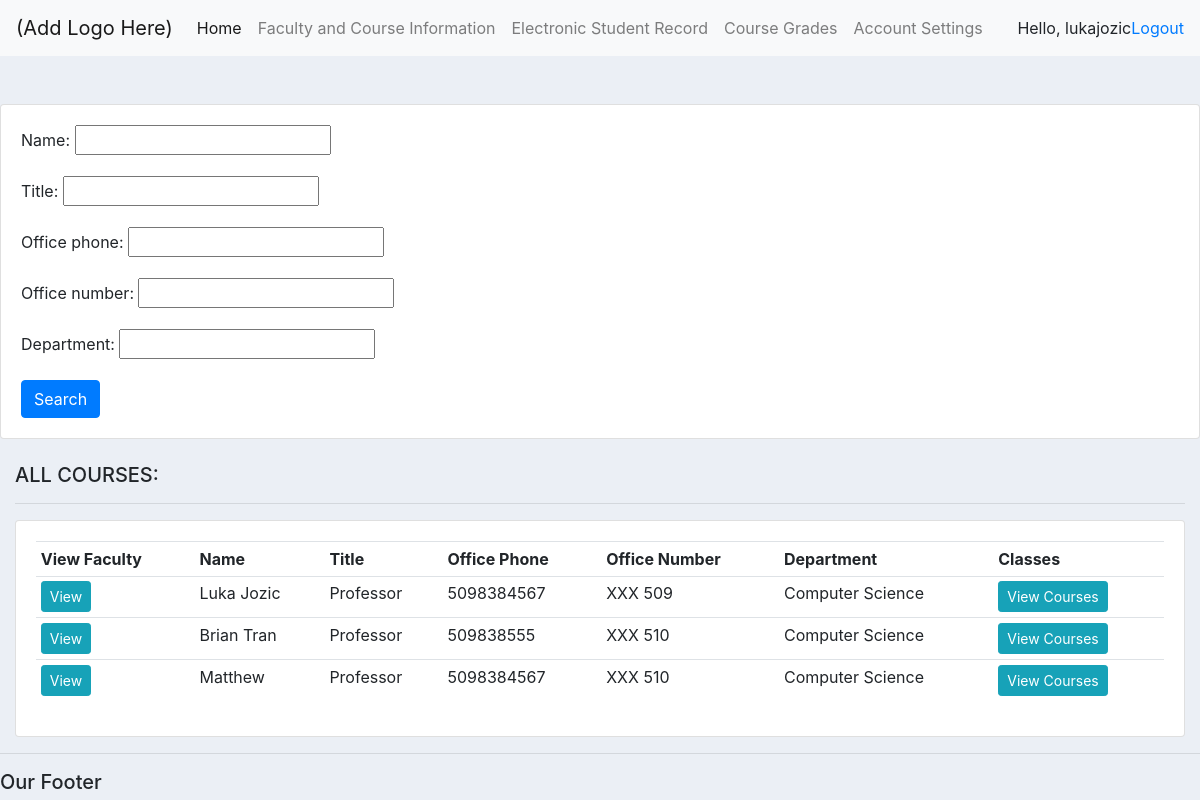
/faculty_course_info/ (signed in), run on the app's committed database.
### school/models.py (models this page shows, shortened)
class Faculty(models.Model):
    user = models.OneToOneField(User, null=True, on_delete=models.CASCADE)
    name = models.CharField(max_length=200, null=True)
    title = models.CharField(max_length=200, null=True)
    office_phone = models.CharField(max_length=200, null=True)
    office_number = models.CharField(max_length=200, null=True)
    office_hours = models.CharField(max_length=200, null=True)
    department = models.CharField(max_length=200, null=True)

### school/views.py (the view)
# urls.py: path('faculty_course_info/', views.faculty_course_info, name='faculty_course_info'),
@login_required(login_url='login')
def faculty_course_info(request):
    faculty_members = Faculty.objects.all()
    my_filter = FacultyFilter(request.GET, queryset=faculty_members)
    faculty_members = my_filter.qs
    context = {'faculty_members': faculty_members,
               'filter': my_filter
               }
    return render(request, 'school/faculty_course_info.html', context)

### school/templates/school/faculty_course_info.html
{% extends 'school/main.html' %}
{% block content %}
<br>
<br>
<div class="row">
	<div class="col">
		<div class="card card-body">
			<form method="get">
			{{filter.form.as_p}}
		    <button class="btn btn-primary" type="submit">Search</button>
		  </form>
		</div>
	</div>
</div>
<br>
<div class="col-md-12">
		<h5>ALL COURSES:</h5>
		<hr>
		<div class="card card-body">
			<table class="table table-sm">
				<tr>
					<th>View Faculty</th>
					<th>Name</th>
					<th>Title</th>
					<th>Office Phone</th>
					<th>Office Number</th>
					<th>Department</th>
                    <th>Classes</th>
				</tr>
				{% for faculty in faculty_members %}
					<tr>
						<td><a class="btn btn-sm btn-info" href="">View</a></td>
						<td>{{faculty.name}}</td>
						<td>{{faculty.title}}</td>
						<td>{{faculty.office_phone}}</td>
						<td>{{faculty.office_number}}</td>
                        <td>{{faculty.department}}</td>
						<td><a class="btn btn-sm btn-info" href="">View Courses</a></td>
					</tr>
				{% endfor %}
			</table>
		</div>
	</div>
{% endblock %}

### school/templates/school/main.html (shortened to what this page needs)
<!DOCTYPE html>
<html lang="en">
<head>
    <link rel="stylesheet" href="https://stackpath.bootstrapcdn.com/bootstrap/4.3.1/css/bootstrap.min.css">
</head>
<body>
    {% include 'school/navbar.html' %}
    {% block content %}
    {% endblock %}
    <hr>
    <h5>Our Footer</h5>
</body>
</html>

### school/templates/school/navbar.html (shortened to what this page needs)
<nav class="navbar navbar-expand-lg navbar-light bg-light">
    <a class="navbar-brand" href="#">(Add Logo Here)</a>
    <div class="collapse navbar-collapse" id="navbarNav">
        <ul class="navbar-nav">
            {% ifequal user.groups.all.0.name "faculty" %}
            <li class="nav-item active">
                <a class="nav-link" href="{% url 'faculty_home' %}">Home</a>
            </li>
            <li class="nav-item">
                <a class="nav-link" href="{% url 'faculty_course_info' %}">Faculty and Course Information</a>
            </li>
            <li class="nav-item">
                <a class="nav-link" href="{% url 'electronic_student_record' %}">Electronic Student Record</a>
            </li>
            <li class="nav-item">
                <a class="nav-link" href="{% url 'course_grades' %}">Course Grades</a>
            </li>
            {% else %}
            <li class="nav-item">
                <a class="nav-link" href="{% url 'course_registration' %}">Course Registration</a>
            </li>
            {% endifequal %}
            <li class="nav-item">
                <a class="nav-link" href="{% url 'account' %}">Account Settings</a>
            </li>
        </ul>
    </div>
    <span>Hello, {{request.user}} </span>
    <span><a href="{% url 'logout' %}">Logout</a></span>
</nav>

### school/templates/school/main.html (style rules this page uses)
body { background-color: #ebeff5; }

### data on the page
Faculty: name "Luka Jozic", title "Professor", office_phone "5098384567", office_number "XXX 509", department "Computer Science"
Faculty: name "Brian Tran", title "Professor", office_phone "509838555", office_number "XXX 510", department "Computer Science"
Faculty: name "Matthew", title "Professor", office_phone "5098384567", office_number "XXX 510", department "Computer Science"

### other printed values
{{ request.user }} "lukajozic"
